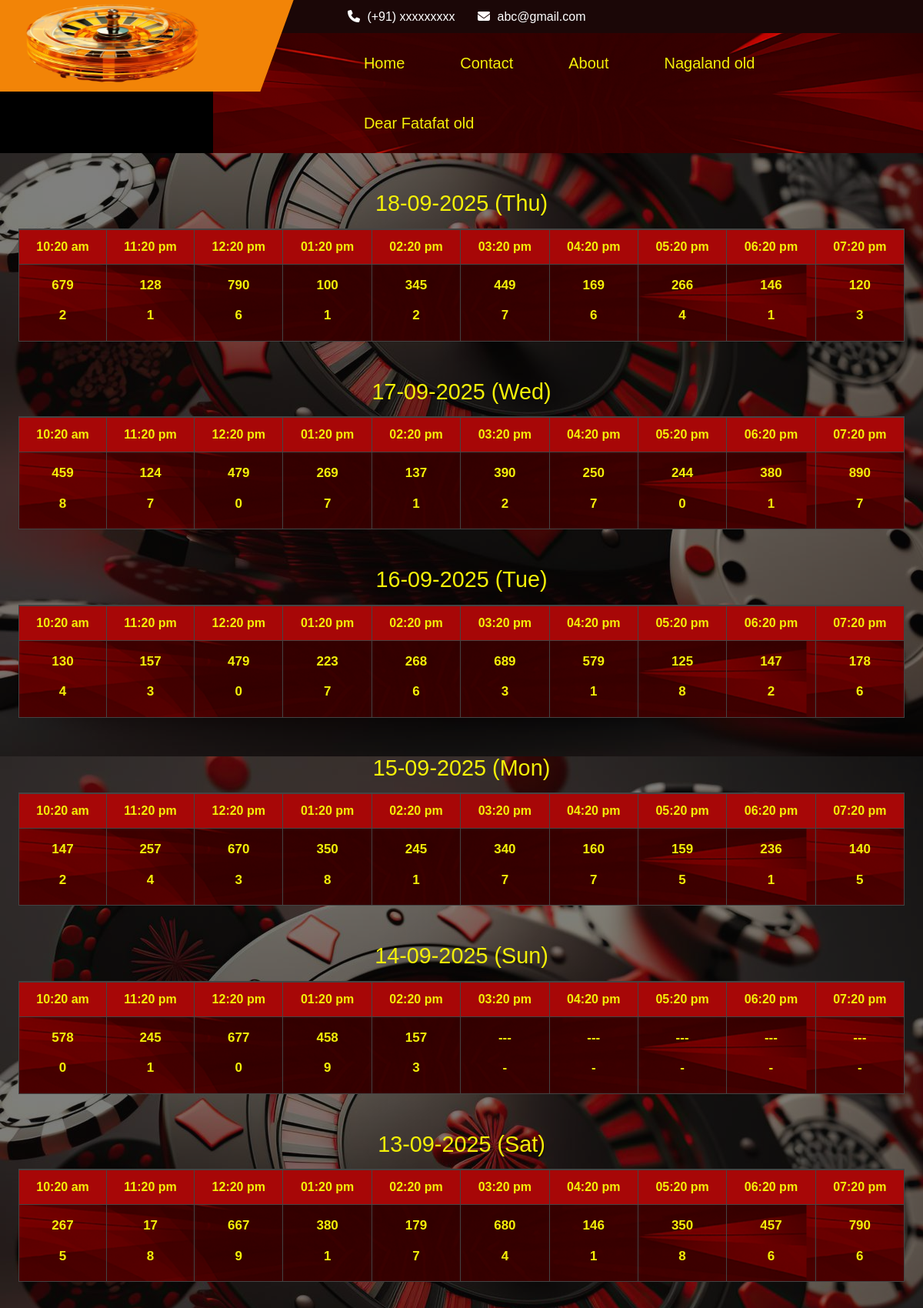
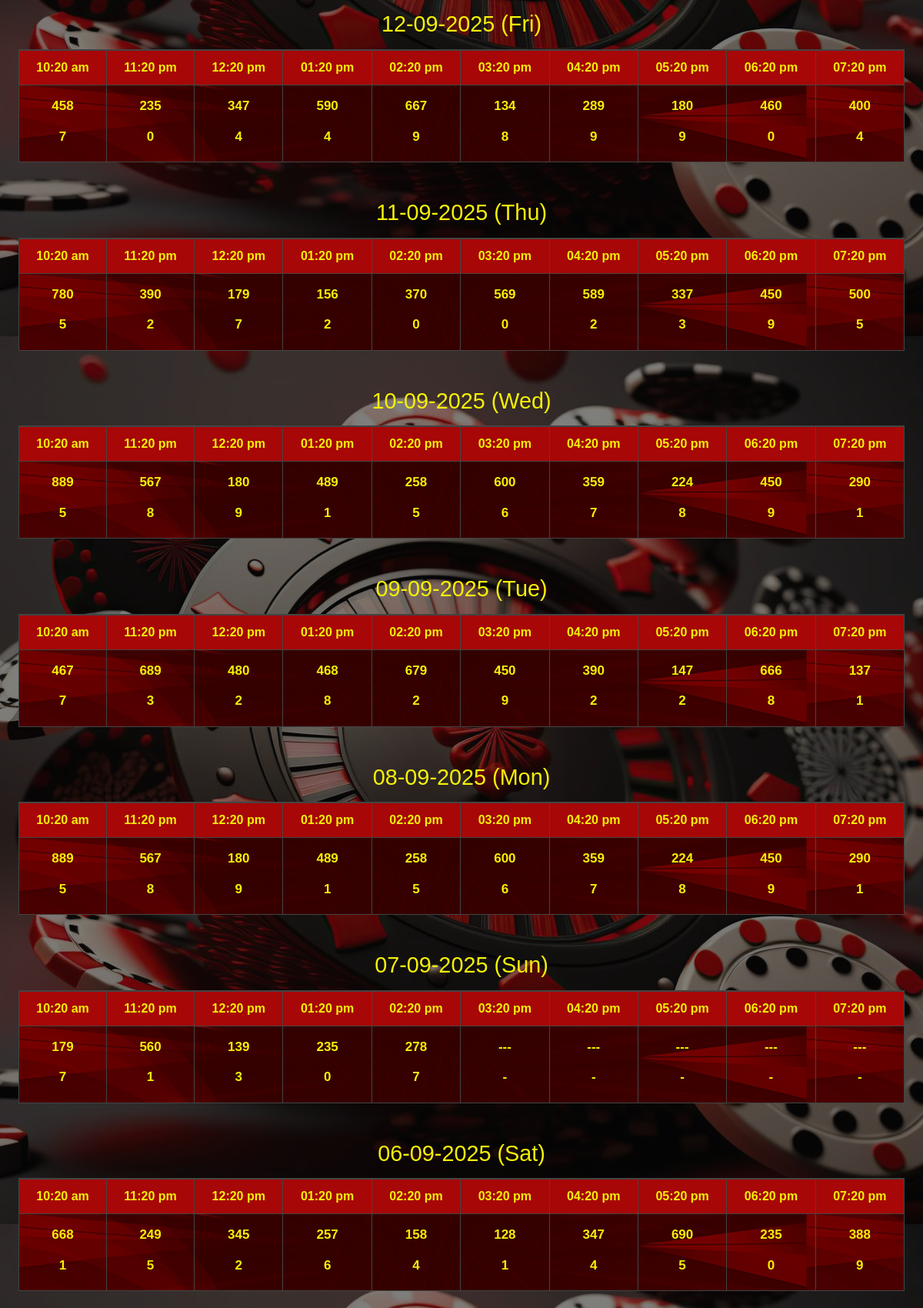
/old_nagaland (upper part), run on the app's committed database (2 pictures, top to bottom).
### app.py (models this page shows, shortened)
class Nagaland_Result(db.Model):
    __tablename__ = "nagaland"
    id = db.Column(db.Integer, primary_key=True)
    slot1_digit = db.Column(db.String(1), nullable=True)
    slot2_digit = db.Column(db.String(1), nullable=True)
    slot3_digit = db.Column(db.String(1), nullable=True)
    slot4_digit = db.Column(db.String(1), nullable=True)
    slot5_digit = db.Column(db.String(1), nullable=True)
    slot6_digit = db.Column(db.String(1), nullable=True)
    slot7_digit = db.Column(db.String(1), nullable=True)
    slot8_digit = db.Column(db.String(1), nullable=True)
    slot9_digit = db.Column(db.String(1), nullable=True)
    slot10_digit = db.Column(db.String(1), nullable=True)
    slot1_number = db.Column(db.String(3), nullable=True)
    slot2_number = db.Column(db.String(3), nullable=True)
    slot3_number = db.Column(db.String(3), nullable=True)
    slot4_number = db.Column(db.String(3), nullable=True)
    slot5_number = db.Column(db.String(3), nullable=True)
    slot6_number = db.Column(db.String(3), nullable=True)
    slot7_number = db.Column(db.String(3), nullable=True)
    slot8_number = db.Column(db.String(3), nullable=True)
    slot9_number = db.Column(db.String(3), nullable=True)
    slot10_number = db.Column(db.String(3), nullable=True)
    created_at = db.Column(db.DateTime, default=lambda: datetime.now(timezone("Asia/Kolkata")))

### app.py (the view)
@app.route("/old_nagaland")
def old_nagaland():
    now = datetime.now(timezone("Asia/Kolkata"))
    months_ago = now - relativedelta(months=months_for_old_results)
    today_start = now.replace(hour=0, minute=0, second=0, microsecond=0)
    nagaland_results = Nagaland_Result.query.filter(
        Nagaland_Result.created_at >= months_ago,
        Nagaland_Result.created_at < today_start
    ).order_by(Nagaland_Result.created_at.desc()).all()
    return render_template('old.html', flag=True,  results=nagaland_results, title="Nagaland Results")

### app.py (called while the page is built)
@app.context_processor
def inject_globals():
    return dict(global_array=global_array)

### templates/old.html (shortened to what this page needs)
{% extends 'layout.html' %}
{% block body %}
{% if results | length > 0 %}
    <div class="background-image">
        <div class="inner-background-image">
            <br><br>
            {% if flag %}
                {% for result in results %}
                    <div class="table-container">
                        <table class="main-table">
                            <tbody>
                                <tr style="padding: 0">
                                    <td colspan="13" style="padding:0">
                                    </td>
                                </tr>
                                <tr class="table-header">
                                    <td class="time-head">10:20 am</td>
                                    <td class="time-head">11:20 pm</td>
                                    <td class="time-head">12:20 pm</td>
                                    <td class="time-head">01:20 pm</td>
                                    <td class="time-head">02:20 pm</td>
                                    <td class="time-head">03:20 pm</td>
                                    <td class="time-head">04:20 pm</td>
                                    <td class="time-head">05:20 pm</td>
                                    <td class="time-head">06:20 pm</td>
                                    <td class="time-head">07:20 pm</td>
                                </tr>
                                <h1><span class="main-table-spanGap-time">{{result.created_at.strftime('%d-%m-%Y (%a)')}}</span></h1>
                                <tr>
                                    <td><span class="main-table-spanGap">{% if result.slot1_number %}{{result.slot1_number}}{% else %}---{% endif %}</span><span class="main-table-spanGap">{% if result.slot1_digit %}{{result.slot1_digit}}{% else %}-{% endif %}</span></td>
                                    <td><span class="main-table-spanGap">{% if result.slot2_number %}{{result.slot2_number}}{% else %}---{% endif %}</span><span class="main-table-spanGap">{% if result.slot2_digit %}{{result.slot2_digit}}{% else %}-{% endif %}</span></td>
                                    <td><span class="main-table-spanGap">{% if result.slot3_number %}{{result.slot3_number}}{% else %}---{% endif %}</span><span class="main-table-spanGap">{% if result.slot3_digit %}{{result.slot3_digit}}{% else %}-{% endif %}</span></td>
                                    <td><span class="main-table-spanGap">{% if result.slot4_number %}{{result.slot4_number}}{% else %}---{% endif %}</span><span class="main-table-spanGap">{% if result.slot4_digit %}{{result.slot4_digit}}{% else %}-{% endif %}</span></td>
                                    <td><span class="main-table-spanGap">{% if result.slot5_number %}{{result.slot5_number}}{% else %}---{% endif %}</span><span class="main-table-spanGap">{% if result.slot5_digit %}{{result.slot5_digit}}{% else %}-{% endif %}</span></td>
                                    <td><span class="main-table-spanGap">{% if result.slot6_number %}{{result.slot6_number}}{% else %}---{% endif %}</span><span class="main-table-spanGap">{% if result.slot6_digit %}{{result.slot6_digit}}{% else %}-{% endif %}</span></td>
                                    <td><span class="main-table-spanGap">{% if result.slot7_number %}{{result.slot7_number}}{% else %}---{% endif %}</span><span class="main-table-spanGap">{% if result.slot7_digit %}{{result.slot7_digit}}{% else %}-{% endif %}</span></td>
                                    <td><span class="main-table-spanGap">{% if result.slot8_number %}{{result.slot8_number}}{% else %}---{% endif %}</span><span class="main-table-spanGap">{% if result.slot8_digit %}{{result.slot8_digit}}{% else %}-{% endif %}</span></td>
                                    <td><span class="main-table-spanGap">{% if result.slot9_number %}{{result.slot9_number}}{% else %}---{% endif %}</span><span class="main-table-spanGap">{% if result.slot9_digit %}{{result.slot9_digit}}{% else %}-{% endif %}</span></td>
                                    <td><span class="main-table-spanGap">{% if result.slot10_number %}{{result.slot10_number}}{% else %}---{% endif %}</span><span class="main-table-spanGap">{% if result.slot10_digit %}{{result.slot10_digit}}{% else %}-{% endif %}</span></td>
                                </tr>
                            </tbody>
                        </table>
                    </div>
                    <br><br>
                {% endfor %}
            {% endif %}
        </div>
    </div>
{% else %}
    <div class="background-image">
        <div class="inner-background-image" style='min-height: 60vh;'>
            <p style='font-size: 32px; font-weight: 900; color: gray; min-height: 55vh; display: flex; justify-content: center; align-items: center'>No Data Found!!!</p>
        </div>
    </div>
{% endif %}
{% endblock body %}

### static/css/index.css (style rules this page uses)
* { box-sizing: border-box; margin: 0; padding: 0; font-family: Arial, sans-serif; }
.background-image { background-image: url('./bg.jpg'); background-position: center; }
.inner-background-image { background-color: #09080884; }
.sub-table, th, td { border: 1px solid #444; }
th, td { padding: 8px; text-align: center; }
* { margin: 0; padding: 0; box-sizing: border-box; }
.main-table-spanGap { display: block; padding-top: 4px; padding-bottom: 10px; text-align: center; color: #F4F008; font-weight: 600; }
.main-table-spanGap-time { color: #F4F008; display: flex; justify-content: center; align-items: center; margin-bottom: 15px; font-size: 1.8rem; }
.table-container { overflow-x: auto; width: 96%; justify-self: center; }
.main-table { width: 100%; border-collapse: collapse; font-size: 17px; font-weight: 500; min-width: 500px; background-image: url('/static/contest-bg.png'); }
.main-table td, .main-table th { border: 1.5px solid #444; padding: 10px 4px; text-align: center; word-break: break-word; }
.table-header { background-color: #a70707; color: #f4f008; font-weight: bold; font-size: 1rem; }

### static/css/nav.css (style rules this page uses)
* { margin:0; padding:0; box-sizing: border-box; }
h1, h2, h3, h4, h5, h6 { color: #4b505e; }

### static/css/all.css (style rules this page uses)
html { scroll-behavior: smooth; }
*,:after,:before { box-sizing: border-box; }

### static/css/login.css (style rules this page uses)
* { margin: 0; padding: 0; box-sizing: border-box; }

### static/css/contact.css (style rules this page uses)
*,html { scroll-behavior: smooth; margin: 0; padding: 0; }
*, *:after, *:before { -webkit-box-sizing: border-box; -moz-box-sizing: border-box; box-sizing: border-box; }
:root { --white:#fff; --black:#131417; --primary:#96161f; --primarylite:#fd242d; --gray:#6d7175; --dark:#232331; --darklite:#364256; --lite:#f8f9fa; --primaryfont:'Roboto Condensed', sans-serif; --secondaryfont:'Source Sans Pro', sans-serif; }
:root { --white: #ffffff; --dark: #131417; --lite: #f5f5f5; --primary: #4CAF50; --black: #000000; }
* { margin: 0; padding: 0; box-sizing: border-box; font-family: Arial, sans-serif; }

### data on the page
Nagaland_Result: created_at "18-09-2025 (Thu)", slot1_number "679", slot1_digit "2", slot2_number "128", slot2_digit "1", slot3_number "790", slot3_digit "6", slot4_number "100", slot4_digit "1", slot5_number "345", slot5_digit "2", slot6_number "449", slot6_digit "7", slot7_number "169", slot7_digit "6", slot8_number "266", slot8_digit "4", slot9_number "146", slot9_digit "1", slot10_number "120", slot10_digit "3"
Nagaland_Result: created_at "17-09-2025 (Wed)", slot1_number "459", slot1_digit "8", slot2_number "124", slot2_digit "7", slot3_number "479", slot3_digit "0", slot4_number "269", slot4_digit "7", slot5_number "137", slot5_digit "1", slot6_number "390", slot6_digit "2", slot7_number "250", slot7_digit "7", slot8_number "244", slot8_digit "0", slot9_number "380", slot9_digit "1", slot10_number "890", slot10_digit "7"
Nagaland_Result: created_at "16-09-2025 (Tue)", slot1_number "130", slot1_digit "4", slot2_number "157", slot2_digit "3", slot3_number "479", slot3_digit "0", slot4_number "223", slot4_digit "7", slot5_number "268", slot5_digit "6", slot6_number "689", slot6_digit "3", slot7_number "579", slot7_digit "1", slot8_number "125", slot8_digit "8", slot9_number "147", slot9_digit "2", slot10_number "178", slot10_digit "6"
Nagaland_Result: created_at "15-09-2025 (Mon)", slot1_number "147", slot1_digit "2", slot2_number "257", slot2_digit "4", slot3_number "670", slot3_digit "3", slot4_number "350", slot4_digit "8", slot5_number "245", slot5_digit "1", slot6_number "340", slot6_digit "7", slot7_number "160", slot7_digit "7", slot8_number "159", slot8_digit "5", slot9_number "236", slot9_digit "1", slot10_number "140", slot10_digit "5"
Nagaland_Result: created_at "14-09-2025 (Sun)", slot1_number "578", slot1_digit "0", slot2_number "245", slot2_digit "1", slot3_number "677", slot3_digit "0", slot4_number "458", slot4_digit "9", slot5_number "157", slot5_digit "3"
Nagaland_Result: created_at "13-09-2025 (Sat)", slot1_number "267", slot1_digit "5", slot2_number "17", slot2_digit "8", slot3_number "667", slot3_digit "9", slot4_number "380", slot4_digit "1", slot5_number "179", slot5_digit "7", slot6_number "680", slot6_digit "4", slot7_number "146", slot7_digit "1", slot8_number "350", slot8_digit "8", slot9_number "457", slot9_digit "6", slot10_number "790", slot10_digit "6"
Nagaland_Result: created_at "12-09-2025 (Fri)", slot1_number "458", slot1_digit "7", slot2_number "235", slot2_digit "0", slot3_number "347", slot3_digit "4", slot4_number "590", slot4_digit "4", slot5_number "667", slot5_digit "9", slot6_number "134", slot6_digit "8", slot7_number "289", slot7_digit "9", slot8_number "180", slot8_digit "9", slot9_number "460", slot9_digit "0", slot10_number "400", slot10_digit "4"
Nagaland_Result: created_at "11-09-2025 (Thu)", slot1_number "780", slot1_digit "5", slot2_number "390", slot2_digit "2", slot3_number "179", slot3_digit "7", slot4_number "156", slot4_digit "2", slot5_number "370", slot5_digit "0", slot6_number "569", slot6_digit "0", slot7_number "589", slot7_digit "2", slot8_number "337", slot8_digit "3", slot9_number "450", slot9_digit "9", slot10_number "500", slot10_digit "5"
Nagaland_Result: created_at "10-09-2025 (Wed)", slot1_number "889", slot1_digit "5", slot2_number "567", slot2_digit "8", slot3_number "180", slot3_digit "9", slot4_number "489", slot4_digit "1", slot5_number "258", slot5_digit "5", slot6_number "600", slot6_digit "6", slot7_number "359", slot7_digit "7", slot8_number "224", slot8_digit "8", slot9_number "450", slot9_digit "9", slot10_number "290", slot10_digit "1"
Nagaland_Result: created_at "09-09-2025 (Tue)", slot1_number "467", slot1_digit "7", slot2_number "689", slot2_digit "3", slot3_number "480", slot3_digit "2", slot4_number "468", slot4_digit "8", slot5_number "679", slot5_digit "2", slot6_number "450", slot6_digit "9", slot7_number "390", slot7_digit "2", slot8_number "147", slot8_digit "2", slot9_number "666", slot9_digit "8", slot10_number "137", slot10_digit "1"
Nagaland_Result: created_at "08-09-2025 (Mon)", slot1_number "889", slot1_digit "5", slot2_number "567", slot2_digit "8", slot3_number "180", slot3_digit "9", slot4_number "489", slot4_digit "1", slot5_number "258", slot5_digit "5", slot6_number "600", slot6_digit "6", slot7_number "359", slot7_digit "7", slot8_number "224", slot8_digit "8", slot9_number "450", slot9_digit "9", slot10_number "290", slot10_digit "1"
Nagaland_Result: created_at "07-09-2025 (Sun)", slot1_number "179", slot1_digit "7", slot2_number "560", slot2_digit "1", slot3_number "139", slot3_digit "3", slot4_number "235", slot4_digit "0", slot5_number "278", slot5_digit "7"
Nagaland_Result: created_at "06-09-2025 (Sat)", slot1_number "668", slot1_digit "1", slot2_number "249", slot2_digit "5", slot3_number "345", slot3_digit "2", slot4_number "257", slot4_digit "6", slot5_number "158", slot5_digit "4", slot6_number "128", slot6_digit "1", slot7_number "347", slot7_digit "4", slot8_number "690", slot8_digit "5", slot9_number "235", slot9_digit "0", slot10_number "388", slot10_digit "9"
